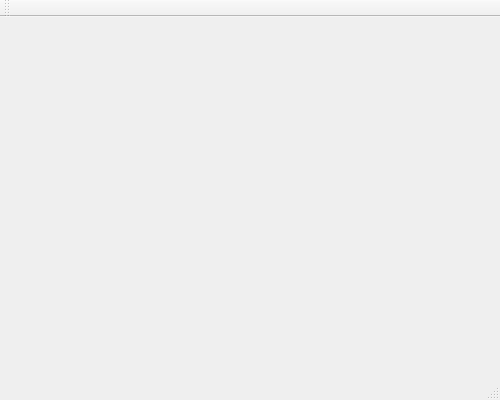
<?xml version="1.0" encoding="UTF-8"?>
<ui version="4.0">
 <class>MainWindow</class>
 <widget class="QMainWindow" name="MainWindow">
  <property name="geometry">
   <rect>
    <x>0</x>
    <y>0</y>
    <width>500</width>
    <height>400</height>
   </rect>
  </property>
  <property name="maximumSize">
   <size>
    <width>500</width>
    <height>400</height>
   </size>
  </property>
  <property name="windowTitle">
   <string>[Sebot] 机器人快捷启动程序</string>
  </property>
  <widget class="QWidget" name="centralWidget"/>
  <widget class="QMenuBar" name="menuBar">
   <property name="geometry">
    <rect>
     <x>0</x>
     <y>0</y>
     <width>500</width>
     <height>20</height>
    </rect>
   </property>
  </widget>
  <widget class="QToolBar" name="mainToolBar">
   <attribute name="toolBarArea">
    <enum>TopToolBarArea</enum>
   </attribute>
   <attribute name="toolBarBreak">
    <bool>false</bool>
   </attribute>
  </widget>
  <widget class="QStatusBar" name="statusBar"/>
 </widget>
 <layoutdefault spacing="6" margin="11"/>
 <resources/>
 <connections/>
</ui>
